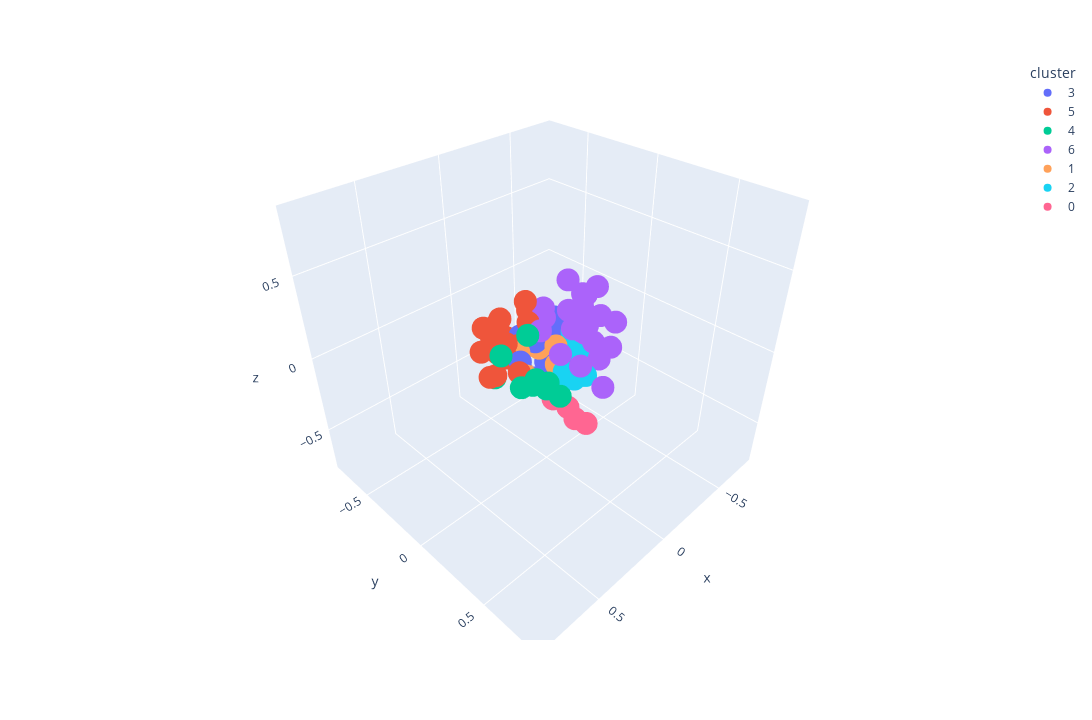

Notebook code for this chart:
### Markdown cell above
### Visualizing Descriptions

### Code cell
visualize(model, sample_descriptions, "tokenize_desc", 7)

### Figure 1 — Plotly figure (JSON) as saved in the notebook; plotly's stock layout.template omitted (floating-point values rounded to 4 significant figures)
{"data": [{"hovertemplate": "<b>%{hovertext}</b>", "hovertext": ["Baldur's Gate 3", "Apex Legends™", "Remnant II", "FINAL FANTASY XIV Online", "The Elder Scrolls® Online", "Destiny 2", "ELDEN RING", "Total War: WARHAMMER III", "Red Dead Redemption 2", "Hogwarts Legacy", "Starfield", "Path of Exile", "Deep Rock Galactic", "Crusader Kings III", "Eternal Return", "Sid Meier’s Civilization® VI", "The Elder Scrolls V: Skyrim Special Edition", "The Binding of Isaac: Rebirth", "BOOK OF HOURS", "New World", "Valheim"], "legendgroup": "3", "marker": {"color": "#636efa", "symbol": "circle"}, "mode": "markers", "name": "3", "scene": "scene", "showlegend": true, "type": "scatter3d", "x": [-0.2274, -0.01044, -0.2202, -0.1143, -0.07819, -0.04914, -0.1766, -0.124, -0.1079, -0.1958, 0.07724, -0.2164, -0.01324, -0.09035, -0.02464, 0.1019, -0.09938, -0.1785, -0.3122, -0.1453, -0.2161], "y": [-0.1651, -0.2227, -0.07116, 0.02428, -0.03212, -0.2572, -0.04403, -0.1701, -0.05853, -0.1306, -0.02342, -0.1318, -0.1046, -0.1037, -0.1962, -0.09943, -0.08583, -0.08698, 0.07715, 0.08243, -0.01455], "z": [-0.02939, -0.02036, 0.009069, -0.2228, -0.215, -0.08913, -0.2952, 0.03658, 0.1354, -0.1212, -0.1577, -0.1239, -0.003507, -0.1795, -0.06916, -0.07666, -0.1555, 0.005785, -0.1341, -0.1943, -0.1365]}, {"hovertemplate": "<b>%{hovertext}</b>", "hovertext": ["Counter-Strike: Global Offensive", "Call of Duty®", "PUBG: BATTLEGROUNDS", "NARAKA: BLADEPOINT", "Tom Clancy's Rainbow Six® Siege", "Dota 2", "War Thunder", "BattleBit Remastered", "Street Fighter™ 6", "EA SPORTS™ FIFA 23", "Hearts of Iron IV", "Yu-Gi-Oh! Master Duel", "World of Warships", "PAYDAY 2", "Hunt: Showdown", "Football Manager 2023", "Ready or Not", "Madden NFL 24", "Six Days in Fallujah", "DRAGON BALL Z: KAKAROT", "Guild Wars 2"], "legendgroup": "5", "marker": {"color": "#EF553B", "symbol": "circle"}, "mode": "markers", "name": "5", "scene": "scene", "showlegend": true, "type": "scatter3d", "x": [0.3034, 0.1762, 0.1622, 0.01733, 0.1371, 0.142, 0.1827, 0.1042, 0.2365, 0.3702, 0.1065, 0.038, 0.1552, -0.0268, -0.04474, 0.2278, 0.08314, 0.4002, 0.02158, 0.04981, 0.06499], "y": [-0.1704, -0.1218, -0.2097, -0.2184, -0.2099, -0.1623, -0.2952, -0.2739, -0.1641, 0.01924, -0.2384, -0.2896, -0.04967, -0.1755, -0.1384, 0.06806, -0.05348, 0.0124, -0.1394, -0.1789, -0.311], "z": [0.05903, 0.07213, -0.04326, -0.06567, 0.1688, -0.06067, 0.09176, 0.09011, 0.1228, 0.0461, -0.006587, -0.03686, -0.09279, 0.1625, 0.1415, -0.04082, 0.1927, 0.04823, 0.2563, -0.03457, -0.06643]}, {"hovertemplate": "<b>%{hovertext}</b>", "hovertext": ["Forza Horizon 5", "Grand Theft Auto V", "Forza Horizon 4", "Euro Truck Simulator 2", "American Truck Simulator", "Microsoft Flight Simulator 40th Anniversary Edition", "F1® 23", "BeamNG.drive", "EA SPORTS FC™ 24"], "legendgroup": "4", "marker": {"color": "#00cc96", "symbol": "circle"}, "mode": "markers", "name": "4", "scene": "scene", "showlegend": true, "type": "scatter3d", "x": [0.2594, 0.1745, 0.1824, 0.2553, 0.3146, 0.3386, 0.3618, 0.3348, 0.3746], "y": [0.1886, 0.04156, 0.2783, 0.2568, 0.3278, 0.1696, 0.05575, 0.2457, 0.0175], "z": [0.05082, 0.2037, -0.04889, 0.02873, 0.1394, 0.03527, 0.1822, 0.09108, 0.03344]}, {"hovertemplate": "<b>%{hovertext}</b>", "hovertext": ["Cyberpunk 2077", "Rust", "Dead by Daylight", "Phasmophobia", "Sons Of The Forest", "The Texas Chain Saw Massacre", "Project Zomboid", "Stardew Valley", "Fallout 76", "Metro Exodus", "Call of Duty®: Black Ops III", "Dead Cells", "Vampire Survivors", "SCP: 5K", "The Outlast Trials", "DayZ", "Darkest Dungeon® II", "Graveyard Keeper", "Escape the Backrooms", "Contraband Police", "Resident Evil 4", "Dying Light"], "legendgroup": "6", "marker": {"color": "#ab63fa", "symbol": "circle"}, "mode": "markers", "name": "6", "scene": "scene", "showlegend": true, "type": "scatter3d", "x": [0.06168, -0.164, -0.1818, -0.206, -0.1737, -0.2058, -0.1446, -0.104, -0.1007, -0.007903, -0.046, -0.157, -0.2781, -0.0607, -0.1885, -0.1647, -0.2776, -0.1742, -0.1975, 0.05853, -0.1874, -0.1252], "y": [0.01359, 0.1766, -0.03296, 0.04983, 0.2857, 0.1485, 0.1312, 0.3084, 0.08334, 0.2336, -0.06794, -0.001714, 0.009861, -0.09077, 0.06756, 0.129, 0.1186, 0.2121, 0.07589, 0.1554, 0.2957, 0.1291], "z": [0.1623, 0.05665, 0.3447, 0.2844, 0.07314, 0.3689, 0.1018, -0.1415, 0.1287, 0.01293, 0.1564, 0.1801, 0.2295, 0.1996, 0.2244, 0.14, 0.1454, -0.04207, 0.1563, 0.08227, 0.2281, 0.1208]}, {"hovertemplate": "<b>%{hovertext}</b>", "hovertext": ["Team Fortress 2", "Warframe", "Mount & Blade II: Bannerlord", "Wayfinder", "ARMORED CORE™ VI FIRES OF RUBICON™", "Stellaris", "World of Tanks Blitz", "Ratchet & Clank: Rift Apart", "It Takes Two", "Brawlhalla", "BlazBlue Entropy Effect"], "legendgroup": "1", "marker": {"color": "#FFA15A", "symbol": "circle"}, "mode": "markers", "name": "1", "scene": "scene", "showlegend": true, "type": "scatter3d", "x": [0.09899, -0.02263, 0.04597, -0.09641, 0.07537, 0.1158, 0.1354, -0.03373, -0.04998, 0.08476, -0.06023], "y": [-0.08792, -0.195, -0.1354, -0.02634, -0.1395, -0.03457, -0.01875, -0.09141, 0.01504, -0.1734, -0.125], "z": [-0.1356, -0.08894, -0.2286, -0.1615, -0.04606, -0.1548, -0.1093, -0.01469, 0.009684, -0.0709, -0.08076]}, {"hovertemplate": "<b>%{hovertext}</b>", "hovertext": ["DAVE THE DIVER", "Raft", "Sengoku Dynasty", "Sea of Thieves 2023 Edition", "Terraria", "ARK: Survival Evolved", "Shadow Gambit: The Cursed Crew", "theHunter: Call of the Wild™", "Don't Starve Together", "Marvel’s Spider-Man Remastered"], "legendgroup": "2", "marker": {"color": "#19d3f3", "symbol": "circle"}, "mode": "markers", "name": "2", "scene": "scene", "showlegend": true, "type": "scatter3d", "x": [-0.2081, -0.06761, -0.02358, -0.1803, -0.08204, -0.2321, -0.221, -0.04135, -0.09687, -0.02926], "y": [0.05888, 0.2166, 0.0662, 0.009987, 0.04874, 0.1287, -0.03107, 0.1624, 0.1068, -0.08625], "z": [-0.04124, -0.09146, -0.2651, -0.08434, -0.1657, -0.07756, -0.002653, -0.1306, -0.1808, 0.09226]}, {"hovertemplate": "<b>%{hovertext}</b>", "hovertext": ["The Sims™ 4", "Farming Simulator 22", "Cities: Skylines", "RimWorld", "Planet Zoo", "Garry's Mod"], "legendgroup": "0", "marker": {"color": "#FF6692", "symbol": "circle"}, "mode": "markers", "name": "0", "scene": "scene", "showlegend": true, "type": "scatter3d", "x": [0.08188, 0.05586, 0.2176, 0.1483, 0.1666, 0.1612], "y": [0.2377, 0.3441, 0.1319, 0.1952, 0.3673, 0.1576], "z": [-0.2079, -0.2707, -0.03008, -0.1351, -0.1528, -0.07053]}], "layout": {"height": 720, "legend": {"title": {"text": "cluster"}, "tracegroupgap": 0}, "margin": {"t": 60}, "scene": {"domain": {"x": [0, 1], "y": [0, 1]}, "xaxis": {"range": [-0.8122, 0.9002], "title": {"text": "x"}}, "yaxis": {"range": [-0.811, 0.8673], "title": {"text": "y"}}, "zaxis": {"range": [-0.7952, 0.8689], "title": {"text": "z"}}}, "width": 1280}}
